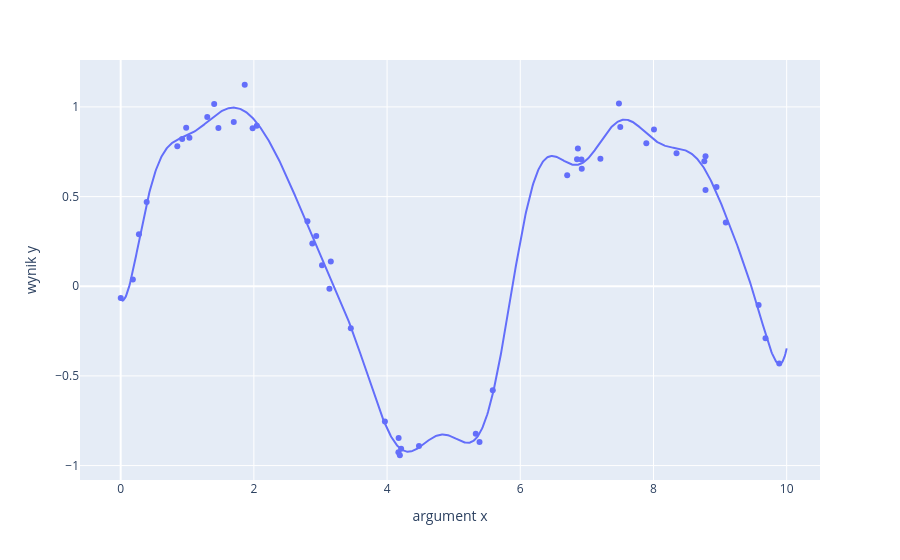

Notebook cell for this chart:
### Markdown cell above
Gaussowskie funkcje bazowe

### Code cell
from sklearn.base import BaseEstimator, TransformerMixin
class GaussianFeatures(BaseEstimator, TransformerMixin):
    def __init__(self, N, width_factor=2.0):
        self.N = N
        self.width_factor = width_factor
    @staticmethod
    def _gauss_basis(x, y, width, axis=None):
        arg = (x - y) / width
        return np.exp(-0.5 * np.sum(arg ** 2, axis))
    def fit(self, X, y=None):
# Tworzę N centrów rozmieszczonych w całym zakresie danych
        self.centers_ = np.linspace(X.min(), X.max(), self.N)
        self.width_ = self.width_factor*(self.centers_[1]-self.centers_[0])
        return self
    def transform(self, X):
        return self._gauss_basis(X[:, :, np.newaxis], self.centers_,
        self.width_, axis=1)

gauss_model = make_pipeline(GaussianFeatures(20),
LinearRegression())
gauss_model.fit(x[:, np.newaxis], y)
yfit = gauss_model.predict(xfit[:, np.newaxis])
fig = px.scatter(x=x, y=y, labels={"x": "argument x", "y": "wynik y"})
fig.add_traces(px.line(x=xfit, y=yfit).data)
fig.show()

### Figure 1 — Plotly figure (JSON) as saved in the notebook; plotly's stock layout.template omitted (floating-point values rounded to 4 significant figures; data arrays with more than 128 entries replaced by an {"elided": "..."} marker saying what was removed)
{"data": [{"hovertemplate": "argument x=%{x}<br>wynik y=%{y}<extra></extra>", "legendgroup": "", "marker": {"color": "#636efa", "symbol": "circle"}, "mode": "markers", "name": "", "orientation": "v", "showlegend": false, "type": "scatter", "x": [4.17, 7.203, 0.001144, 3.023, 1.468, 0.9234, 1.863, 3.456, 3.968, 5.388, 4.192, 6.852, 2.045, 8.781, 0.2739, 6.705, 4.173, 5.587, 1.404, 1.981, 8.007, 9.683, 3.134, 6.923, 8.764, 8.946, 0.8504, 0.3905, 1.698, 8.781, 0.9835, 4.211, 9.579, 5.332, 6.919, 3.155, 6.865, 8.346, 0.1829, 7.501, 9.889, 7.482, 2.804, 7.893, 1.032, 4.479, 9.086, 2.936, 2.878, 1.3], "xaxis": "x", "y": [-0.9253, 0.7111, -0.06598, 0.1167, 0.8829, 0.8211, 1.124, -0.2347, -0.7545, -0.869, -0.9423, 0.708, 0.895, 0.5364, 0.2896, 0.6191, -0.846, -0.5797, 1.016, 0.8818, 0.874, -0.2899, -0.01354, 0.6559, 0.6977, 0.5537, 0.7801, 0.4692, 0.9164, 0.7252, 0.8837, -0.9068, -0.1047, -0.8219, 0.7068, 0.1384, 0.7681, 0.7416, 0.03745, 0.8881, -0.4314, 1.019, 0.3624, 0.797, 0.8278, -0.8901, 0.3554, 0.2802, 0.2386, 0.9436], "yaxis": "y"}, {"hovertemplate": "x=%{x}<br>y=%{y}<extra></extra>", "legendgroup": "", "line": {"color": "#636efa", "dash": "solid"}, "marker": {"symbol": "circle"}, "mode": "lines", "name": "", "orientation": "v", "showlegend": false, "type": "scatter", "x": {"elided": "1000 float values"}, "xaxis": "x", "y": {"elided": "1000 float values"}, "yaxis": "y"}], "layout": {"legend": {"tracegroupgap": 0}, "margin": {"t": 60}, "xaxis": {"anchor": "y", "domain": [0, 1], "title": {"text": "argument x"}}, "yaxis": {"anchor": "x", "domain": [0, 1], "title": {"text": "wynik y"}}}}
